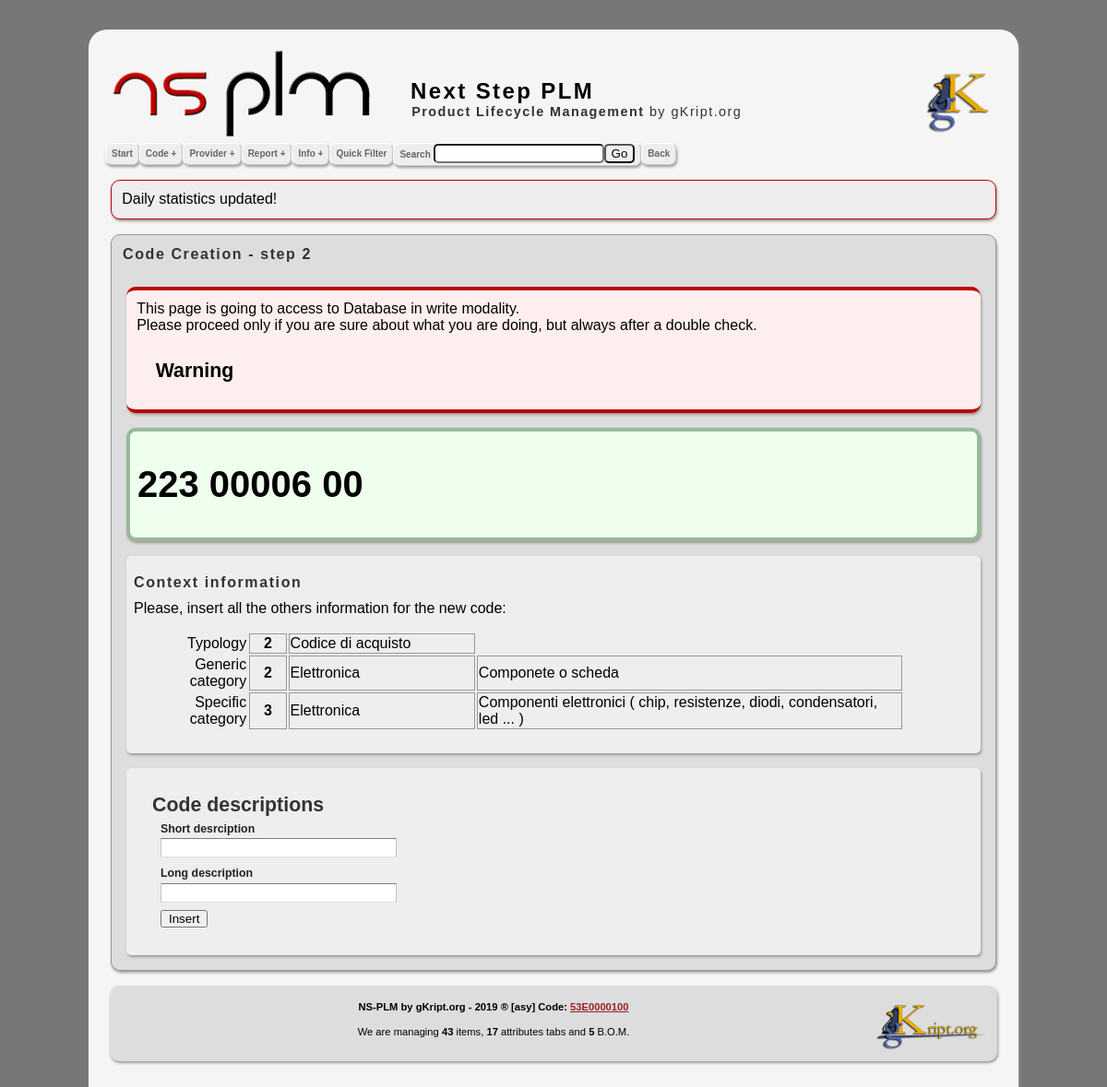
Page /code.php?T=2&G=2&S=3&action=Create on the earlier database version.
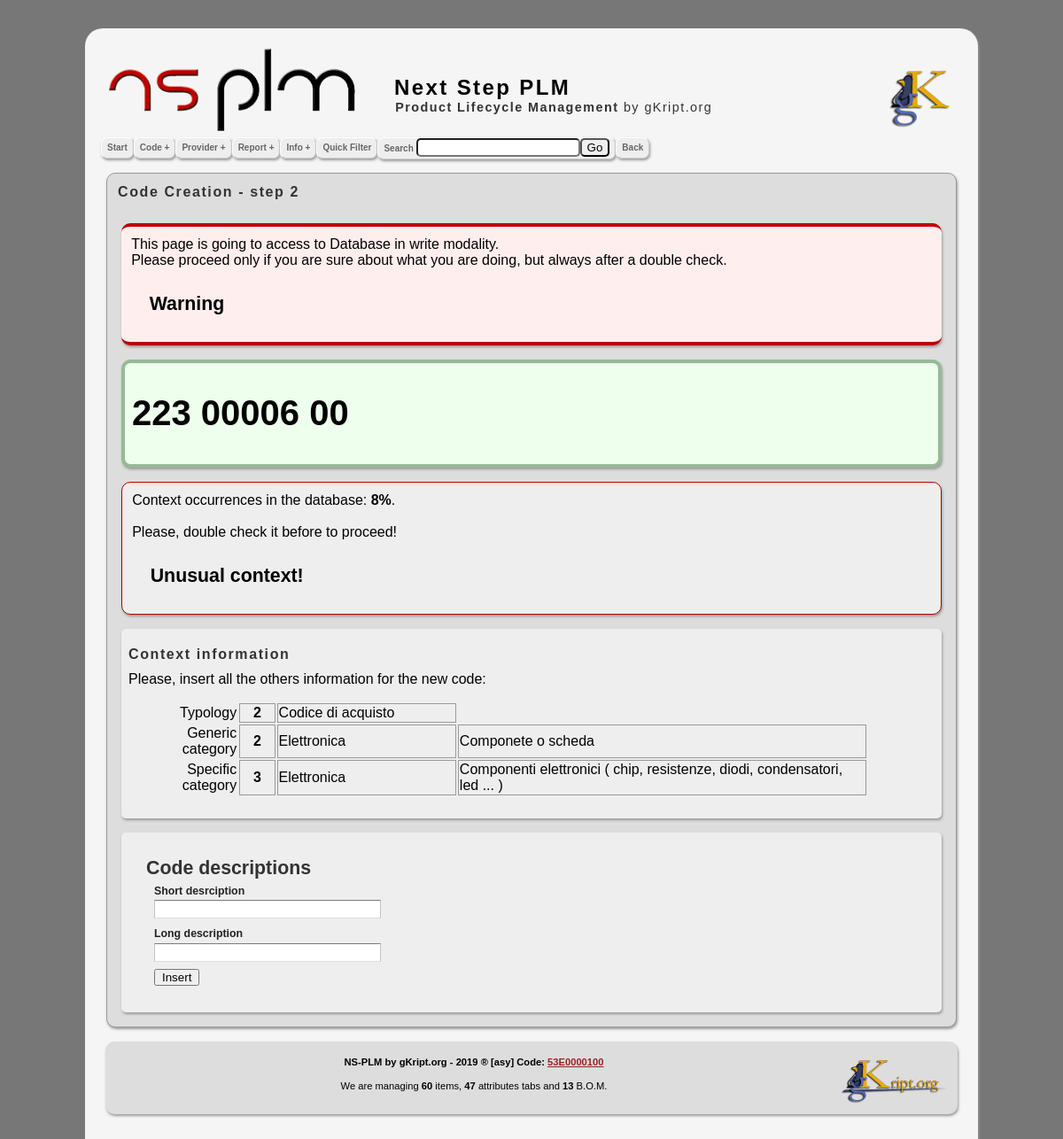
Same page on the later database version.
### tables this page shows
CREATE TABLE IF NOT EXISTS `statistics` (
  `statid` int(11) NOT NULL AUTO_INCREMENT,
  `name` varchar(32) NOT NULL,
  `value` varchar(32) NOT NULL,
  `timest` timestamp NOT NULL DEFAULT current_timestamp(),
  UNIQUE KEY `statid` (`statid`)
);

### src/php/code_functions.php (called while the page is built, shortened)
<?php
	function get_new_code( $t, $g, $s ) {
		global $mysqli;
		$srch = "$t$g$s";
		$sql = "SELECT *  FROM `elenco_codici` WHERE `codice` LIKE '$srch%' ORDER BY `codice`  DESC Limit 0,1";
		$result = $mysqli->query( $sql ) or
			die( "query_single_line() : Problem with query<br/>&nbsp;&nbsp;&nbsp;&nbsp;Query : $sql<br/>&nbsp;&nbsp;&nbsp;&nbsp;MySql :" . $mysqli->error ."<br/>" );
		if ( $row = $result->fetch_array() )
			$code = $row[ "codice" ];
		else
				return "$t$g$s" . "0000100";
		$cod_id = (int)substr($code, 3, 5);
		$ncode_id = sprintf( "%05d" , $cod_id + 1 );
		$ret = $srch . $ncode_id . "00";
		return $ret;
	}
?>

### src/php/mysqli_utils.php (called while the page is built, shortened)
<?php
	function query_get_result( $query  , $echo = 0 ) {
		global $mysqli;
		$result = $mysqli->query ( $query ) or
			die( "query_single_line() : Problem with query<br/>&nbsp;&nbsp;&nbsp;&nbsp;Query true: $query<br/>&nbsp;&nbsp;&nbsp;&nbsp;MySql :" . $mysqli->error ."<br/>" );
		if ( $result->num_rows != 0 )
			return $result;
		else
			return NULL;
	}
	function query_get_a_field( $query , $fname  , $echo = 0 ) {
		$result = query_get_result( $query );
		if ( $row = $result->fetch_array() )
			return $row[ $fname ];
		else
			return 0;
	}
?>

### src/php/codemenu.php (the view, shortened to what this page needs)
<?php
	function emphasis_code( $code , $bl = 0 ) {
		if ( ! $bl )
			$code_split = substr($code, 0, 3) . "  " . substr($code, 3, 5) . "  " . substr($code, 8, 2);
		else if ( $bl == 1)
			$code_split = substr($code, 0, 3) . "  " . substr($code, 3, 5) . "  " . "<span class=\"blink_text\">" . substr($code, 8, 2) . "</span>";
		else if ( $bl == 2)
			$code_split = substr($code, 0, 3) . "  " . "<span class=\"blink_text\">" . substr($code, 3, 5) . "</span>" . "  " . substr($code, 8, 2);
		if ( ! $bl )
			echo "<blockquote class=\"code\">";
		else
			echo "<blockquote class=\"code_update\">";
?>
		<h1>
			<?php
					echo $code_split;
			?>
		</h1>
		</blockquote>
<?php
	}
?>

### src/php/utils.php (shortened to what this page needs)
<?php
	function println( $text ) {
		echo $text . "\n";
	}
	function link_css( $name , $path , $src = "local"  ) {
		if ( $src == "local" ) {
			$fname = $path . $name;
			println( "<link rel=\"stylesheet\" href=\"$fname\" type=\"text/css\" />" );
		}
		else if ( $src == "online" ) {
			println( "<link rel=\"stylesheet\" href=\"$path\" type=\"text/css\" />" );
		}
	}
	function insert_blockquote( $text , $type = "Blockquote" , $die = 0 ) {
		$border = "";
		if ( $type == "Blockquote" )
			$border = "border-top:1px solid #999; border-bottom:1px solid #999; background-color:#edd;";
		if ( $type == "Notice" )
			$border = "border-top:1px solid #999; border-bottom:1px solid #999; background-color:#eef;";
		else if ( $type == "Caution" )
			$border = "border-top:4px solid #e8e848; border-bottom:4px solid #e8e848; background-color:#ffd;";
		else if ( $type == "Warning" )
			$border = "border-top:4px solid #be0000; border-bottom:4px solid #be0000; background-color:#fee; text-align: justify; text-justify: inter-word;";
		else if ( $type == "Error" )
			$border = "border-top:10px solid #be0000; border-bottom:10px solid #be0000; background-color:#f99;";
		else if ( $type == "Success" )
			$border = "border-top:10px solid #8f8; border-bottom:10px solid #8f8; background-color:#dfd;";
		else if ( $type == "Are you sure?" )
			$border = "border-top:10px solid #f88; border-bottom:10px solid #f88; background-color:#fdd;";
		else
			$border = "border:1px solid #be0000; background-color:#eee;";
		if ( $type != "Blockquote" ) {
?>
		<blockquote style = "<?php print( $border ); ?>" >
			<p>
				<?php print( $text ); ?><br /><br />
				<h3>&nbsp;&nbsp;&nbsp;&nbsp;<span class="blink_text"><?php print( $type); ?></span></h3><br />
			</p>
<?php
		}
		else {
?>
		<blockquote style = "<?php print( $border ); ?>" >
			<p><?php print( $text ); ?></p>
<?php
		}
		echo "		</blockquote>";
	}
?>

### src/php/footer.php
			<div id="footer">
				<div style='text-align: center;' >
					<img src="src/img/logo/gkl.png" border="0" width="130px" alt="gk logo" style="float: right; vertical-align: middle; " />
					<h4>NS-PLM by gKript.org - 2019 &reg; [asy] Code: <a href="code.php?code=53E0000100">53E0000100</a></h4>
					<p>We are managing <b><?php echo stat_codes_total_from_stats(0); ?></b> items, <b><?php echo stat_attributes_total_from_stats(0); ?></b> attributes tabs and <b><?php echo stat_bom_total_from_stats(0); ?></b> B.O.M.</p>
					<br/>
				</div>
			</div>
		</div>
		<br/><br/>
	</body>
</html>

Differences in the rows shown:
no longer on this page (row unchanged): statistics: value "43"
no longer on this page (row unchanged): statistics: value "17"
no longer on this page (row unchanged): statistics: value "5"
added statistics: value "60"
added statistics: value "47"
added statistics: value "13"
Other differences:
$text: "This page is going to access to Database in write modality. Please proceed only if you are sure about what you are doing, but always after a double check." → "…after a double check. Context occurrences in the database: 8% . Please, double check it before to proceed!"
$type: "Warning" → "Warning Unusual context!"
$text: "Daily statistics updated!" → (not shown)
